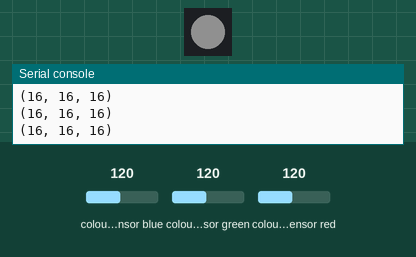
The program below on a simulated ESP32 board running MicroPython. Parts: 1 RGB LEDs in strip order, left to right, the last lines printed to the serial console. The inputs (shaded band) are chosen by the test bench; at power-on: colour sensor blue 120, colour sensor green 120, colour sensor red 120. Dim RGB values are drawn brighter than linear; library files of the repository ran but are not shown: tcs34725.py.

Above: at 1.3 s.
1.4 s: colour sensor blue set to 5
At 2.8 s:
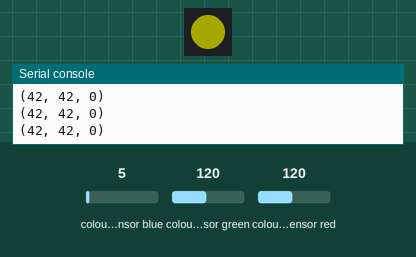
3.1 s: colour sensor green set to 5
At 4.3 s:
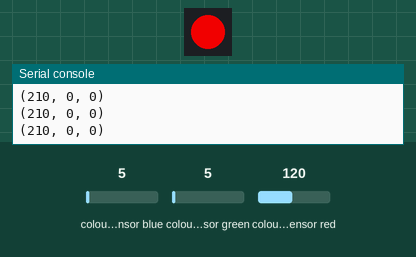
4.6 s: colour sensor blue set to 128
At 5.6 s:
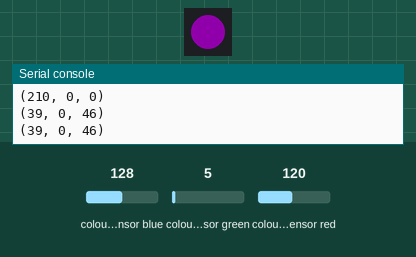
6.1 s: colour sensor red set to 5
At 6.9 s:
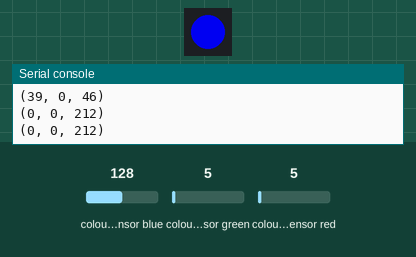
7.6 s: colour sensor green set to 128
At 8.2 s:
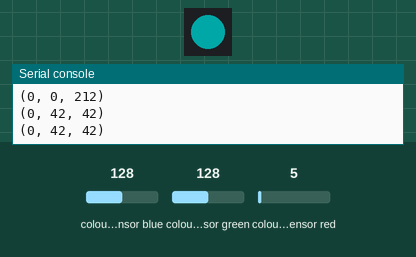
9.1 s: colour sensor blue set to 64
At 9.6 s:
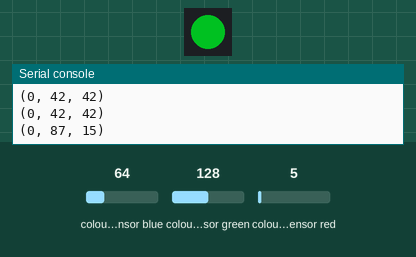
Timing chart, 0 to 11.6 s (numbered marks = the images above; inputs shaded):
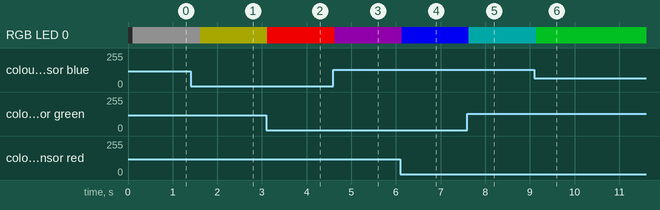

The program:

ejemplo1.py
```python
import tcs34725
import machine
import utime
import neopixel

# Usando el sensor de color TCS34725, leemos los valores RGB y los sacamos por el neopixel
# Creado por Daniel Alvarez (danidask@gmail.com) para curso de Python de EOI (eoi.es)

np = neopixel.NeoPixel(machine.Pin(27), 1)  # La placa Atom Lite tiene un neopixel en el GPIO 27
i2c=machine.I2C(1, sda=machine.Pin(26), scl=machine.Pin(32), freq=400000 )  # instanciamos y configuramos bus I2C en los pines sda y scl

dispositivos_conectado = i2c.scan()  # manda mensajes por el bus i2c a todas las direcciones para ver que dispositivos contestan
print(dispositivos_conectado)  # NOTA las direcciones las muestra en decimal, normalmente usaremos hexadecimal para trabajar con el i2c

color_sensor = tcs34725.TCS34725(i2c)
color_sensor.gain(16)
color_sensor.integration_cycles(tcs34725.INTEG_CYCLES_42)
color_sensor.active(True)
utime.sleep_ms(100)
while True:
    rgb = color_sensor.read_rgb()
    print(rgb)
    np[0] = rgb  # cambiamos los colores del neopixel segun lo que lea el sensor
    np.write()
    utime.sleep_ms(500)
```

Measured:
- after the input at 1.4 s, RGB LED 0: RGB(16, 16, 16) → RGB(42, 42, 0) after 0.21 s
- after the input at 3.1 s, RGB LED 0: RGB(42, 42, 0) → RGB(210, 0, 0) at once
- after the input at 4.6 s, RGB LED 0: RGB(210, 0, 0) → RGB(39, 0, 46) at once
- after the input at 6.1 s, RGB LED 0: RGB(39, 0, 46) → RGB(0, 0, 212) at once
- after the input at 7.6 s, RGB LED 0: RGB(0, 0, 212) → RGB(0, 42, 42) at once
- after the input at 9.1 s, RGB LED 0: RGB(0, 42, 42) → RGB(0, 87, 15) at once
